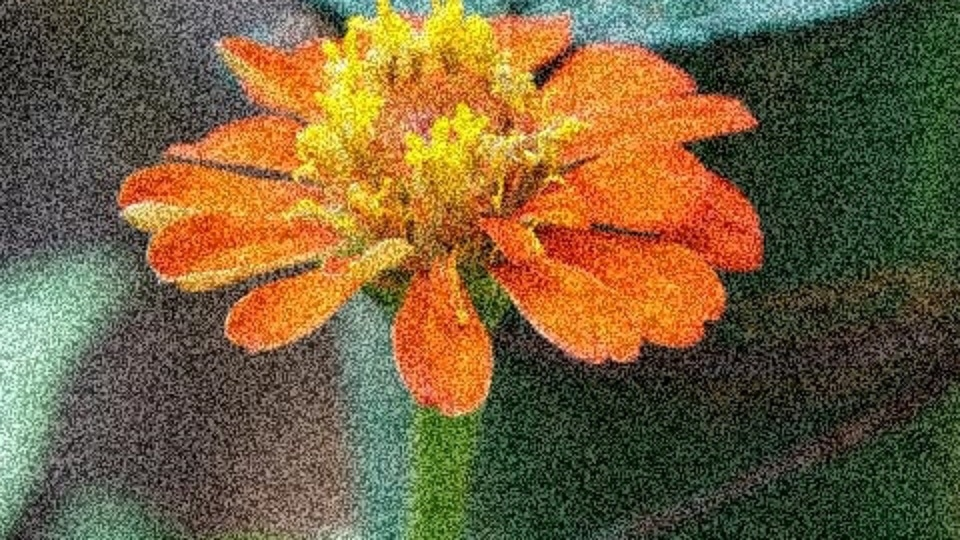
#> input picture Picture/noise.jpg, 960 x 540 px, found by its file name
$ python boloctrungbinh.py
#> lines starting #> are read from the running program, lines starting #| are printed output that depends on the picture
# Khái niệm
# Là phương pháp làm trơn ảnh (smoothing / averaging).
# Mỗi điểm ảnh mới bằng trung bình cộng giá trị các điểm trong vùng lân cận kích thước k×k quanh nó.
# Giảm nhiễu dạng hạt (noise) nhưng cũng làm mờ chi tiết và biên.

import numpy as np
import cv2
import matplotlib.pyplot as plt

img = cv2.imread("D:/CodeTGMT/Picture/noise.jpg")
#> img is the input picture: shape (540, 960, 3); mean B, G, R 60.4, 96, 116.7
blur3 = cv2.blur(img, (3,3))      # kernel 3x3
blur5 = cv2.blur(img, (9,9))      # kernel 9x9
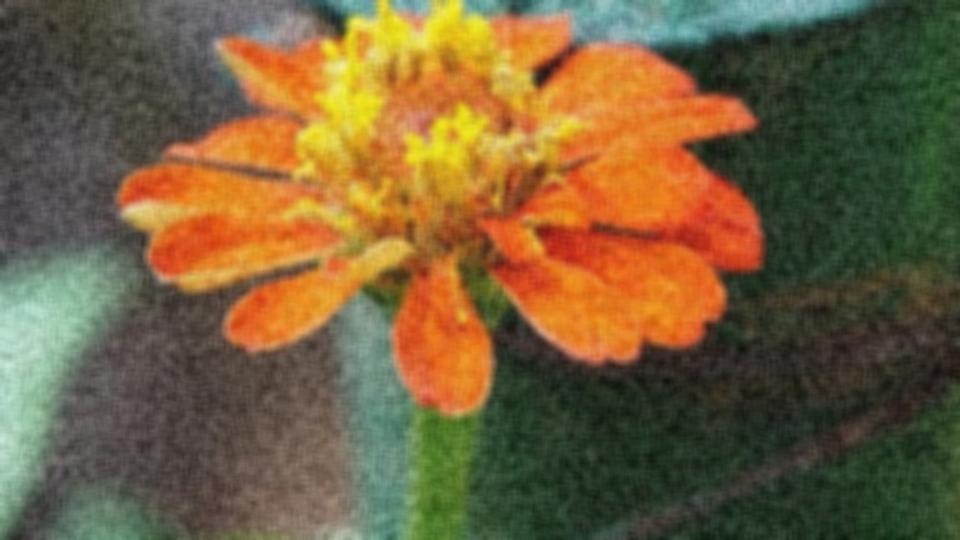
#> blur5: shape (540, 960, 3); mean B, G, R 60.4, 96, 116.7

plt.subplot(131)
plt.imshow(cv2.cvtColor(img, cv2.COLOR_BGR2RGB))
plt.title('Gốc')
plt.axis('off')

plt.subplot(132)
plt.imshow(cv2.cvtColor(blur3, cv2.COLOR_BGR2RGB))
plt.title('Blur 3x3')
plt.axis('off')

plt.subplot(133)
plt.imshow(cv2.cvtColor(blur5, cv2.COLOR_BGR2RGB))
plt.title('Blur 9x9')
plt.axis('off')


plt.show()
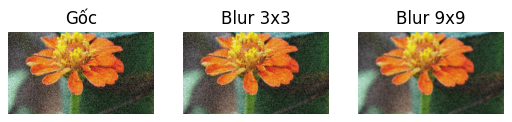
#> figure drawn by matplotlib, 3 panels

$ run again, with Picture/nhieu_muoi_tieu.jpg copied over Picture/noise.jpg
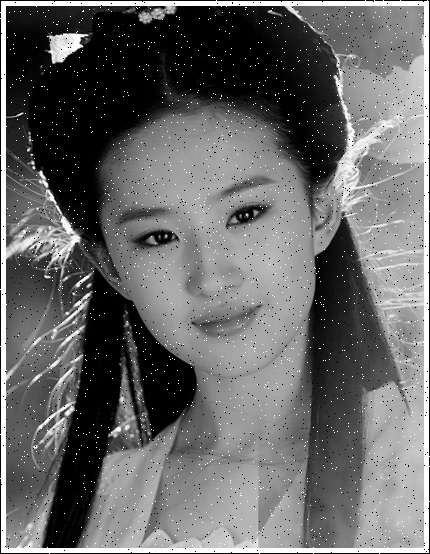
#> input picture Picture/nhieu_muoi_tieu.jpg, 430 x 554 px, found by its file name
#> img is the input picture: shape (554, 430, 3); min 0, max 255, mean 104.1
#> `blur5 = cv2.blur(img, (9,9))`:
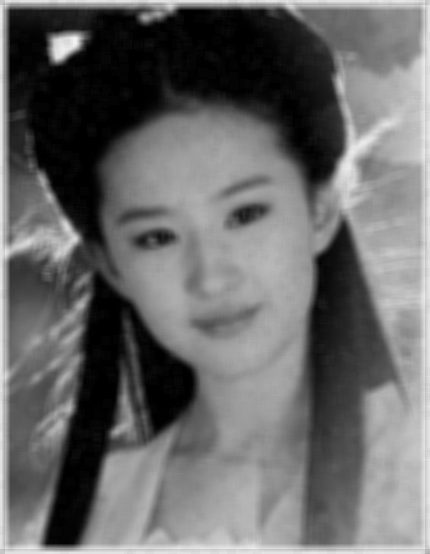
#> blur5: shape (554, 430, 3); min 0, max 245, mean 105
#> `plt.show()`:
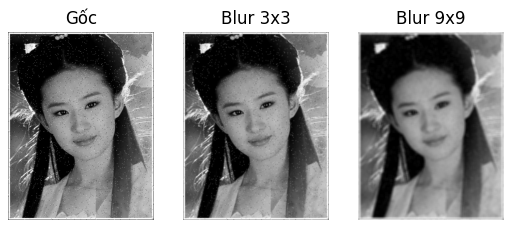
#> figure drawn by matplotlib, 3 panels
